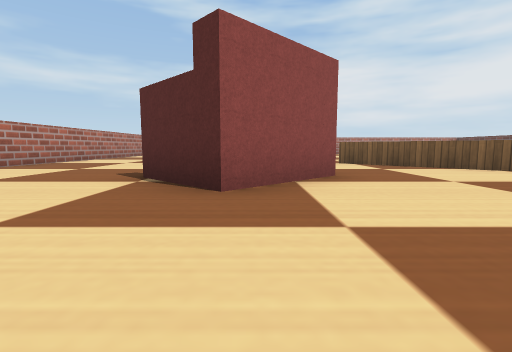
view 1 (above)

17 first-person views from a walk through a robot-simulator world made for Webots. The camera is 0.22 m above the floor, tilts 6° down and sees 85° across. The floor is counted in squares, 0.5 m on a side. Each view is taken from the middle of a square. On the plan, view 1 faces up. The plan holds only what a view shows up to about 9 squares ahead; the rest is blank. Robots are left out. Simple shapes and patterns stand in for the simulator's stock objects.

view 2
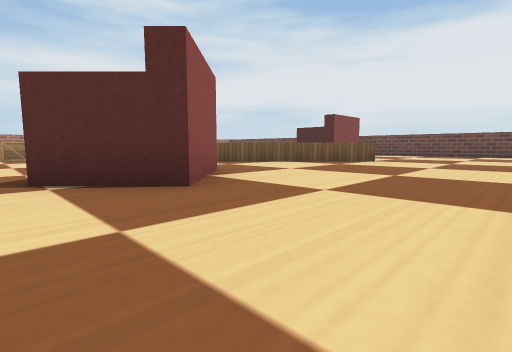

view 3
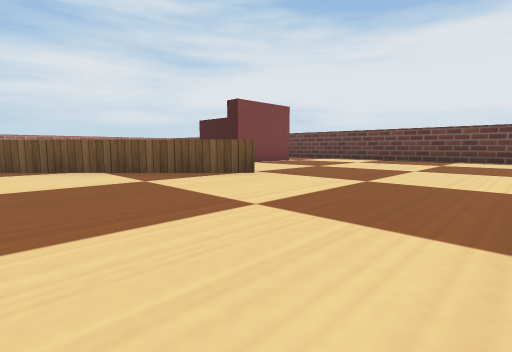

view 4
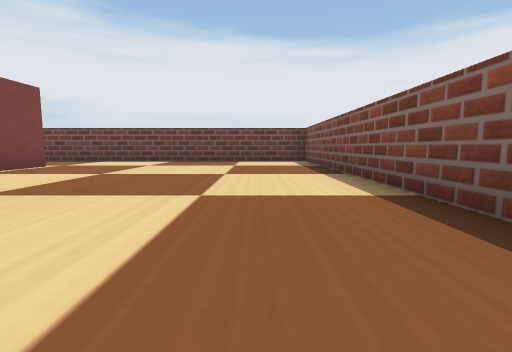

view 5
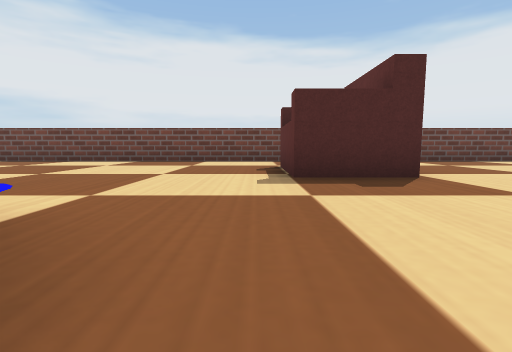

view 6
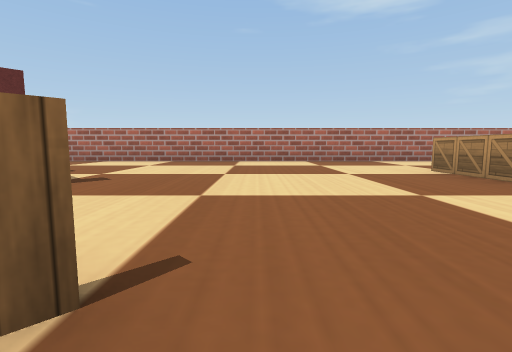

view 7
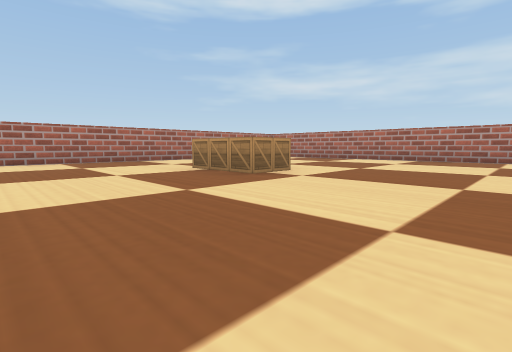

view 8
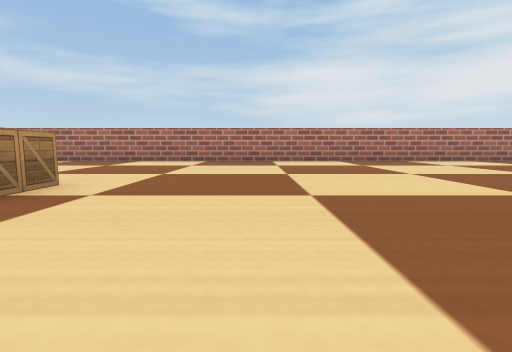

view 9
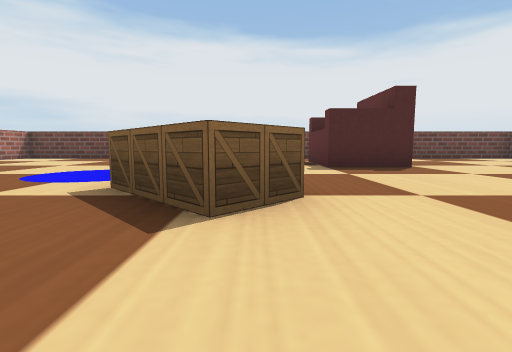

view 10
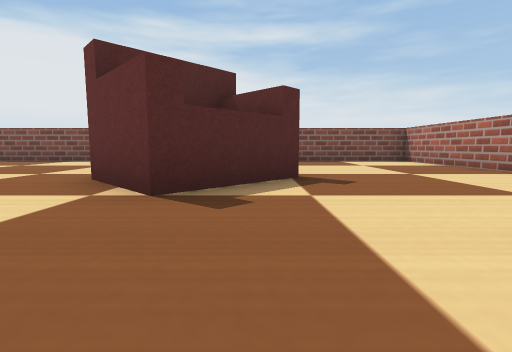

view 11
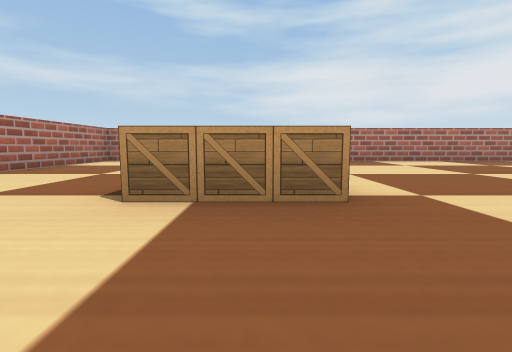

view 12
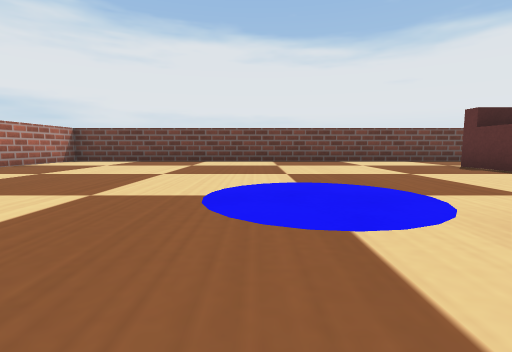

view 13
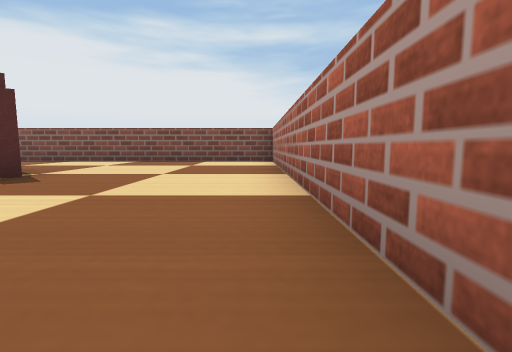

view 14
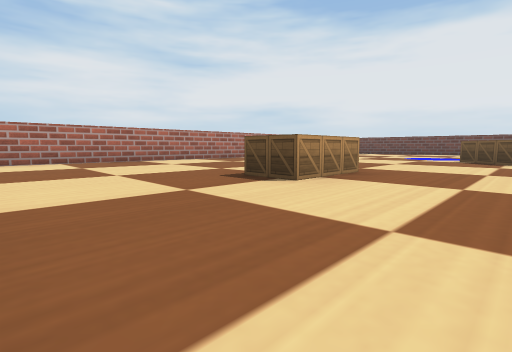

view 15
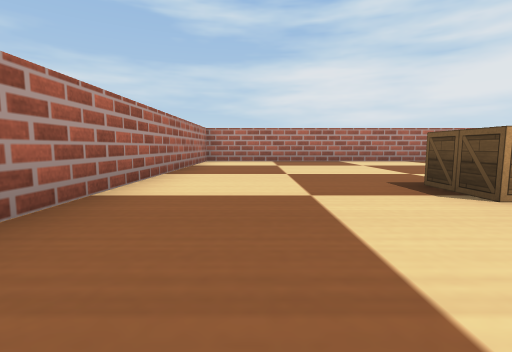

view 16
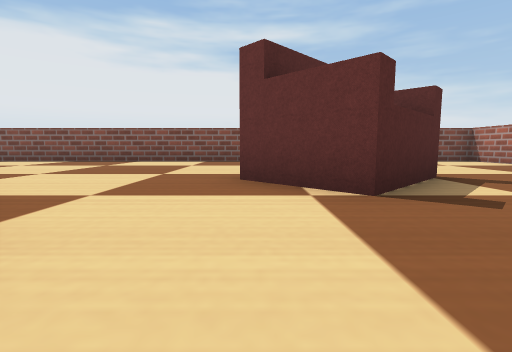

view 17
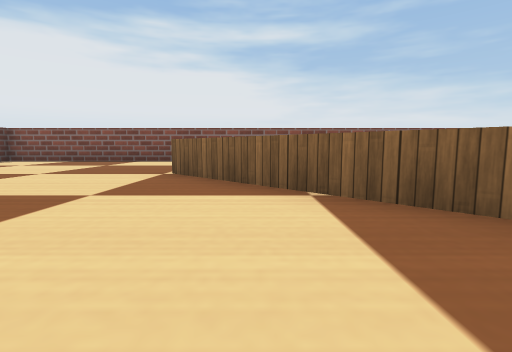

### Floor plan
Points are (right, up) in squares from view 1. A wall is a line through its corners. A room is listed if a view was taken in it or the views show most of it. See-through windows are left out.
Room 1 (views 1, 2, 3, 4, 5, 6, 7, 8, 9, 10, 11, 12, 13, 14, 15, 16, 17)
walls: (3.4, 6.3) (6.5, 3.3); (6.4, 3.3) (2.1, 7.5); (-5.5, 17.5) (-5.5, -0.5) (12.5, -0.5) (12.5, 17.5) (-5.5, 17.5)
objects: wooden box (-2, 11) to (-1, 12); armchair (-1, 3) to (1, 5); wooden box (4, 9) to (5, 10); armchair (8, 6) to (10, 7)

Where each view was taken, in squares from view 1:
view 1: 0 up, 0 right, facing up
view 2: 0 up, 2 left, facing up-right
view 3: 0 up, 3 right, facing up-right
view 4: 1 up, 4 right, facing right
view 5: 8 up, 4 right, facing right
view 6: 8 up, 3 right, facing left
view 7: 8 up, 3 right, facing up-left
view 8: 9 up, 2 right, facing up
view 9: 9 up, 2 right, facing right
view 10: 8 up, 1 left, facing down
view 11: 9 up, 1 left, facing up
view 12: 12 up, 4 right, facing right
view 13: 8 up, 5 left, facing down
view 14: 9 up, 5 left, facing up-right
view 15: 9 up, 4 left, facing up
view 16: 8 up, 1 right, facing down
view 17: 8 up, 5 right, facing down
